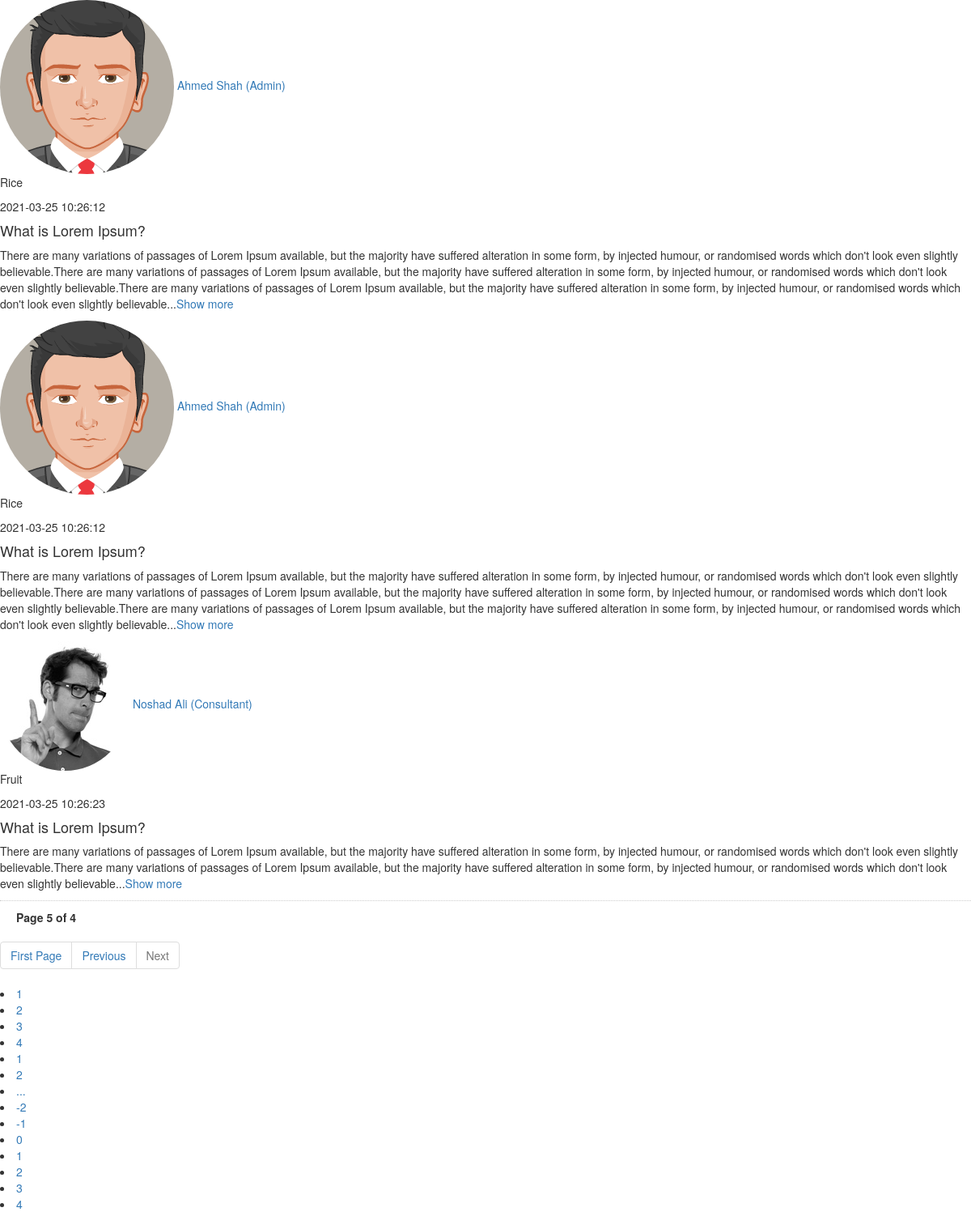
The app's page /pages/pagination.php?page_no=5, older data.
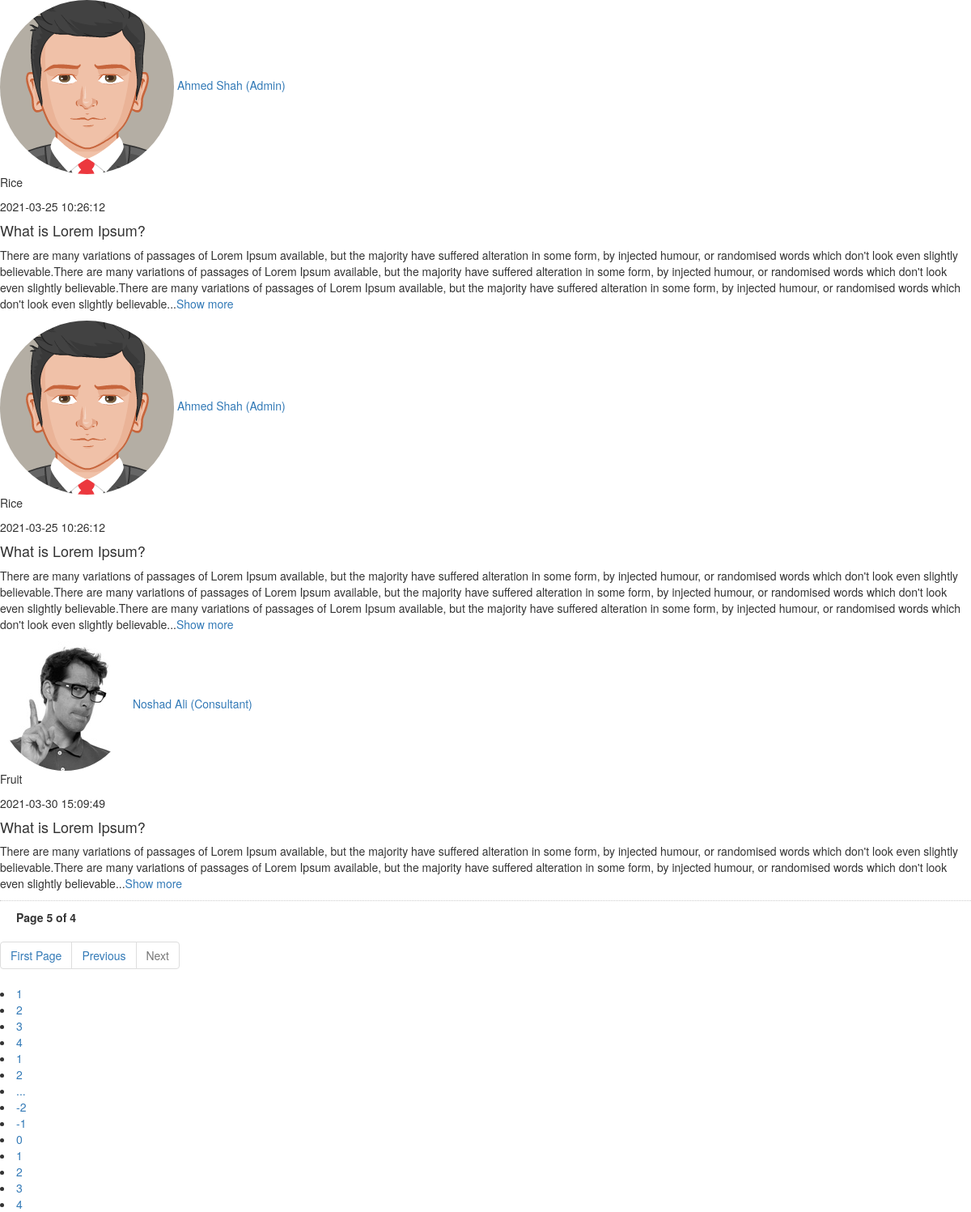
The same page, newer data.
### tables this page shows
CREATE TABLE `post` (
  `post_id` int(11) NOT NULL AUTO_INCREMENT,
  `category_id` int(11) NOT NULL,
  `user_assign_role_id` int(11) NOT NULL,
  `post_title` varchar(500) NOT NULL,
  `post_summary` longtext NOT NULL,
  `post_description` longtext DEFAULT NULL,
  `post_type` enum('Knowledge Base','Discussion Forum') NOT NULL,
  `is_active` tinyint(1) DEFAULT 0,
  `added_on` timestamp NOT NULL DEFAULT current_timestamp() ON UPDATE current_timestamp(),
  `updated_on` timestamp NULL DEFAULT NULL,
  `tag` enum('Success Story','Farmer Experience') DEFAULT NULL,
  PRIMARY KEY (`post_id`),
  KEY `user_id` (`user_assign_role_id`),
  KEY `category_id` (`category_id`),
  CONSTRAINT `post_ibfk_1` FOREIGN KEY (`user_assign_role_id`) REFERENCES `user_assign_role` (`user_assign_role_id`)
);

CREATE TABLE `user` (
  `user_id` int(11) NOT NULL AUTO_INCREMENT,
  `first_name` varchar(200) NOT NULL,
  `last_name` varchar(200) NOT NULL,
  `gender` enum('Male','Female') DEFAULT NULL,
  `user_email` varchar(200) NOT NULL,
  `user_password` varchar(200) NOT NULL,
  `user_image` varchar(200) NOT NULL,
  `city_id` int(11) NOT NULL,
  `expert_level` enum('Expert','Intermediate','Beginner') NOT NULL,
  `phone_number` varchar(200) NOT NULL,
  `address` varchar(1000) DEFAULT NULL,
  `is_active` int(1) DEFAULT 1,
  `is_approved` int(1) DEFAULT 0,
  `added_on` timestamp NOT NULL DEFAULT current_timestamp() ON UPDATE current_timestamp(),
  `updated_on` timestamp NULL DEFAULT NULL,
  `category_id` int(11) DEFAULT NULL,
  PRIMARY KEY (`user_id`),
  KEY `city_id` (`city_id`),
  CONSTRAINT `user_ibfk_1` FOREIGN KEY (`city_id`) REFERENCES `city` (`city_id`)
);

CREATE TABLE `user_role` (
  `user_role_id` int(11) NOT NULL AUTO_INCREMENT,
  `user_role` varchar(200) DEFAULT NULL,
  PRIMARY KEY (`user_role_id`)
);

CREATE TABLE `category` (
  `category_id` int(11) NOT NULL AUTO_INCREMENT,
  `category` varchar(200) DEFAULT NULL,
  `parent_category` int(11) DEFAULT NULL,
  PRIMARY KEY (`category_id`),
  KEY `parent_category` (`parent_category`),
  CONSTRAINT `category_ibfk_1` FOREIGN KEY (`parent_category`) REFERENCES `category` (`category_id`)
);

### pages/pagination.php (the view, shortened to what this page needs)
<link rel="stylesheet" href="https://maxcdn.bootstrapcdn.com/bootstrap/3.4.1/css/bootstrap.min.css">
<?php
    require_once '../require/database.php';
    $q = "SELECT * FROM post INNER JOIN user_assign_role ON post.user_assign_role_id=user_assign_role.user_assign_role_id INNER JOIN user_role ON user_role.user_role_id=user_assign_role.user_role_id INNER JOIN category ON category.category_id=post.category_id INNER JOIN post_attachment ON post_attachment.post_id=post.post_id INNER JOIN USER ON user.user_id=user_assign_role.user_id WHERE post_type='Knowledge Base' ORDER BY post.post_id DESC";
    $db->_result($q);
    $con = $db->connection;
    if (isset($_GET['page_no']) && $_GET['page_no']!="") {
        $page_no = $_GET['page_no'];
    }else {
        $page_no = 1;
    }
    $total_records_per_page = 3;
    $offset = ($page_no-1) * $total_records_per_page;
    $previous_page = $page_no - 1;
    $next_page = $page_no + 1;
    $result_count = mysqli_query($con,"SELECT COUNT(*) As total_records FROM post");
    $total_records = mysqli_fetch_array($result_count);
    $total_records = $total_records['total_records'];
    $total_no_of_pages = ceil($total_records / $total_records_per_page);
    $second_last = $total_no_of_pages - 1;
    $result = mysqli_query($con,"SELECT * FROM post INNER JOIN user_assign_role ON post.user_assign_role_id=user_assign_role.user_assign_role_id INNER JOIN user_role ON user_role.user_role_id=user_assign_role.user_role_id INNER JOIN category ON category.category_id=post.category_id INNER JOIN post_attachment ON post_attachment.post_id=post.post_id INNER JOIN USER ON user.user_id=user_assign_role.user_id WHERE post_type='Knowledge Base' ORDER BY post.post_id DESC LIMIT $offset, $total_records_per_page");
?>
    <section class="content">
      <div class="container-fluid">
        <div class="row">
          <div class="col-9">
            <div class="card">
              <div class="card-body" id="filter">
                <?php
                  if ($result->num_rows) {
                      while ($post = mysqli_fetch_assoc($result)) {
                        ?>
                            <div class="post">
                              <div class="user-block">
                                  <img class="img-circle img-bordered-sm" src="<?php echo $post['user_image']; ?>" alt="User Image">
                                  <span class="username">
                                    <a href="#"><?php echo $post['first_name']." ".$post['last_name']." (".$post['user_role'].")"; ?></a>
                                      <p><?php echo $post['category']; ?></p>
                                  </span>
                                <span class="description"><?php echo $post['added_on']; ?></span>
                              </div>
                              <b><h4><?php echo $post['post_title']; ?></h4></b>
                              <p><?php echo $post['post_description']; ?>..<a href="#" onclick="_detail(<?php echo $post['post_id'];?>)">Show more</a></p>
                              <div class="row mb-3">
                                <div class="col-sm-6">
                                </div>
                              </div>
                            </div>
                        <?php
                      }
                  }
                ?>
              </div>
            </div>
          </div>
        </div>
      </div>
    </section>
<div style='padding: 10px 20px 0px; border-top: dotted 1px #CCC;'>
<strong>Page <?php echo $page_no." of ".$total_no_of_pages; ?></strong>
</div>
<ul class="pagination">
<?php if($page_no > 1){
echo "<li><a href='?page_no=1'>First Page</a></li>";
} ?>
<li <?php if($page_no <= 1){ echo "class='disabled'"; } ?>>
<a <?php if($page_no > 1){
echo "href='?page_no=$previous_page'";
} ?>>Previous</a>
</li>
<li <?php if($page_no >= $total_no_of_pages){
echo "class='disabled'";
} ?>>
<a <?php if($page_no < $total_no_of_pages) {
echo "href='?page_no=$next_page'";
} ?>>Next</a>
</li>
</ul>
<?php
if ($total_no_of_pages <= 10){
    for ($counter = 1; $counter <= $total_no_of_pages; $counter++){
        if ($counter == $page_no) {
           echo "<li class='active'><a>$counter</a></li>";
        }else{
            echo "<li><a href='?page_no=$counter'>$counter</a></li>";
        }
    }
}
    elseif ($total_no_of_pages > 10){
}
if($page_no <= 4) {
 for ($counter = 1; $counter < 8; $counter++){
    if ($counter == $page_no) {
       echo "<li class='active'><a>$counter</a></li>";
        }else{
           echo "<li><a href='?page_no=$counter'>$counter</a></li>";
                }
}
echo "<li><a>...</a></li>";
echo "<li><a href='?page_no=$second_last'>$second_last</a></li>";
echo "<li><a href='?page_no=$total_no_of_pages'>$total_no_of_pages</a></li>";
}
else {
    echo "<li><a href='?page_no=1'>1</a></li>";
    echo "<li><a href='?page_no=2'>2</a></li>";
    echo "<li><a>...</a></li>";
    for ($counter = $total_no_of_pages - 6; $counter <= $total_no_of_pages; $counter++) {
        if ($counter == $page_no) {
            echo "<li class='active'><a>$counter</a></li>";
        }else{
            echo "<li><a href='?page_no=$counter'>$counter</a></li>";
        }
    }
}
?>

Row changes from the older to the newer data that the page shows:
changed through a linked row, post "Noshad": user.added_on "2021-03-25 10:26:23" → "2021-03-30 15:09:49"
